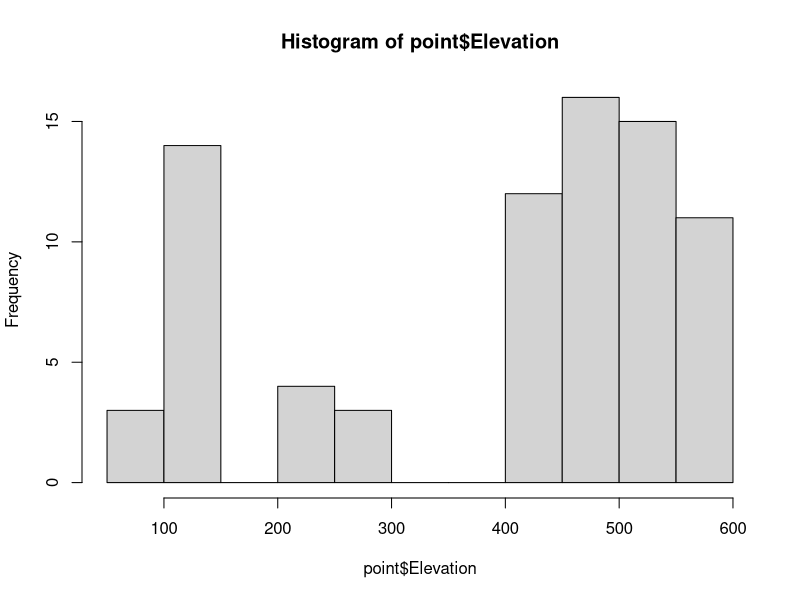
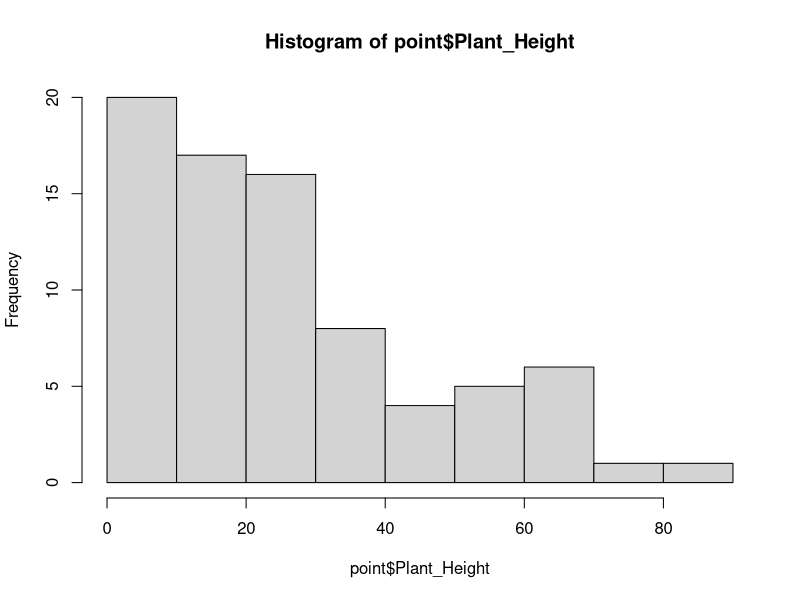
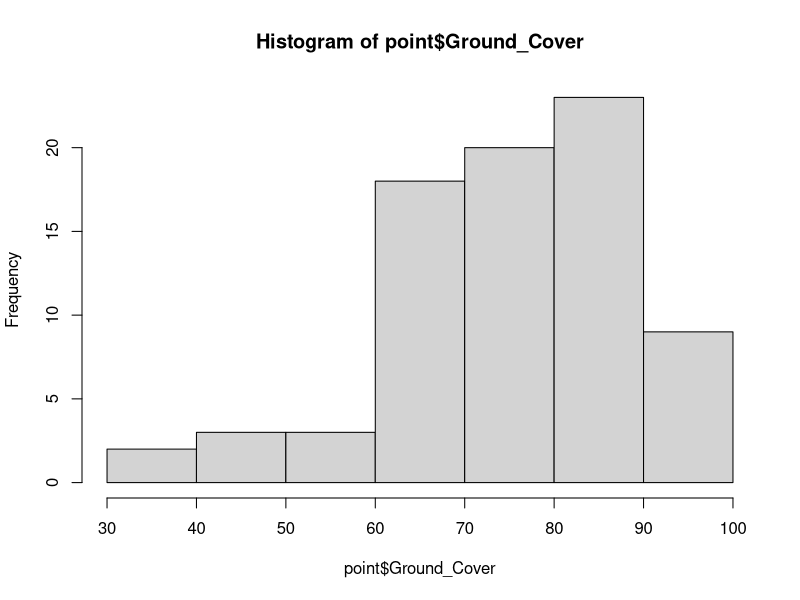
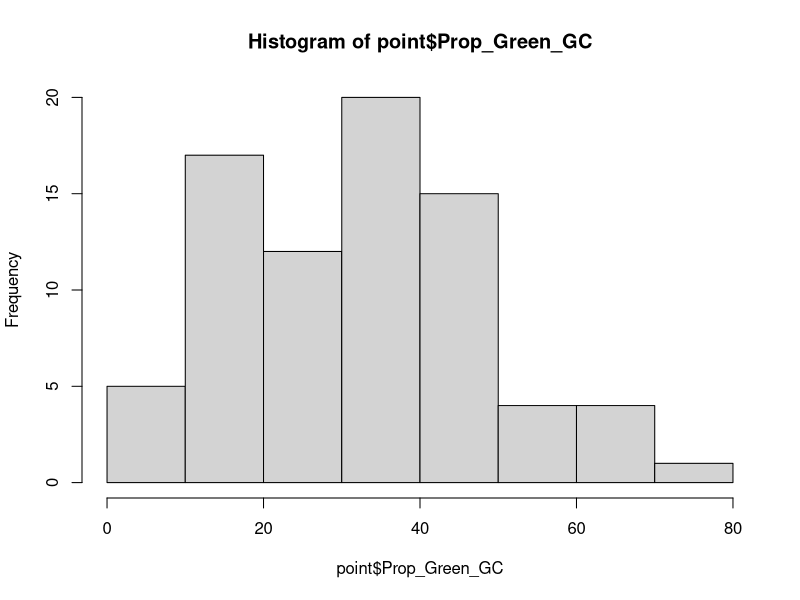
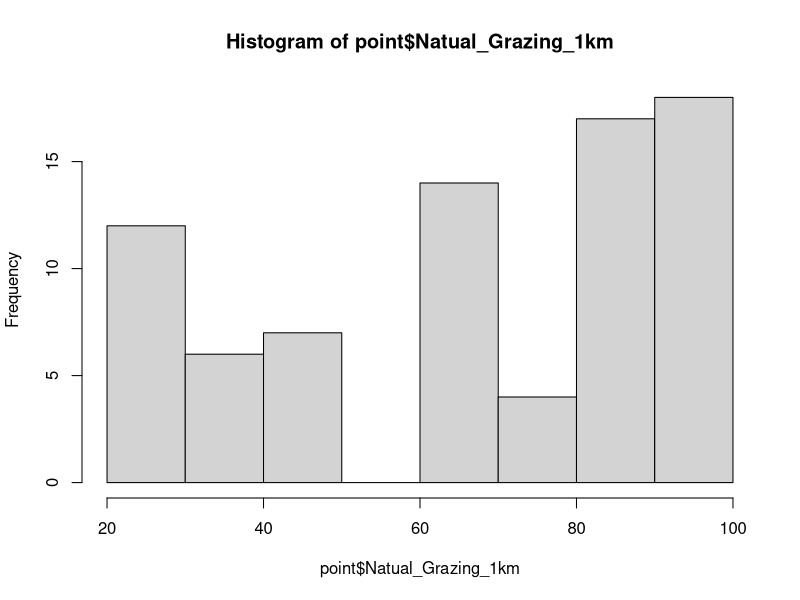
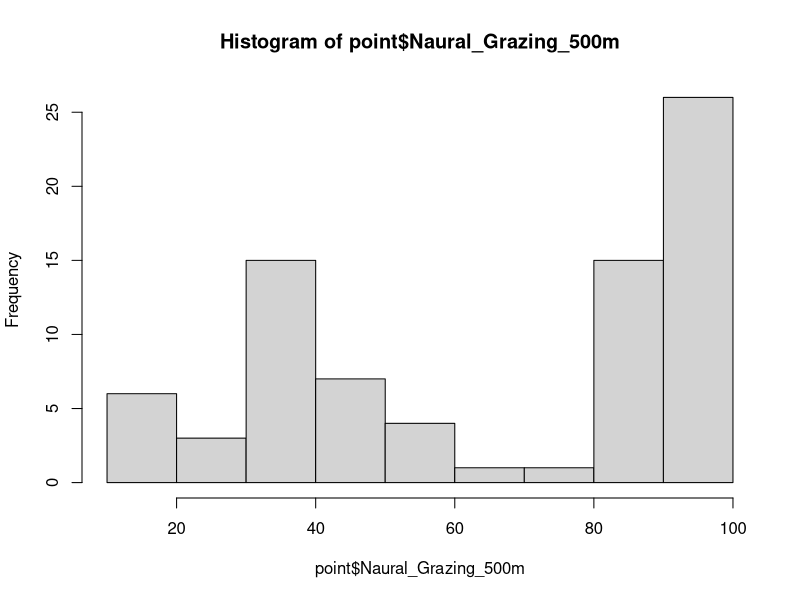
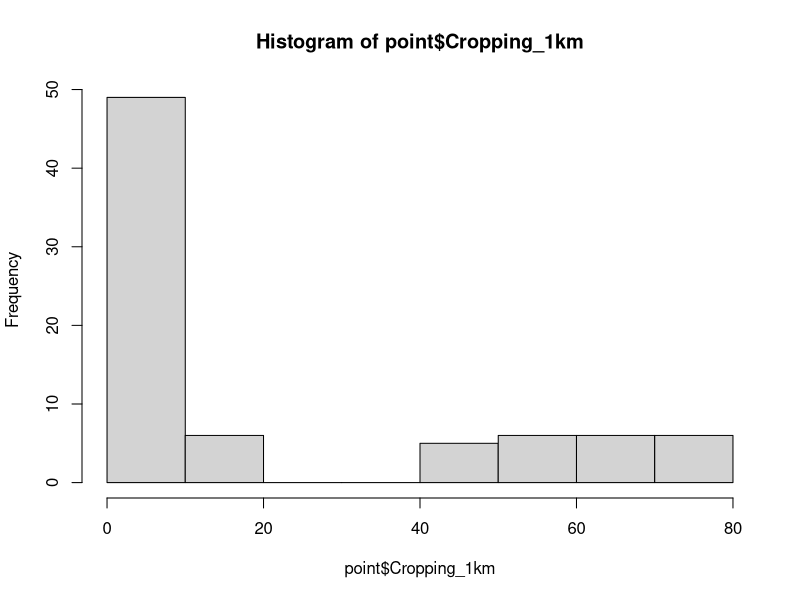
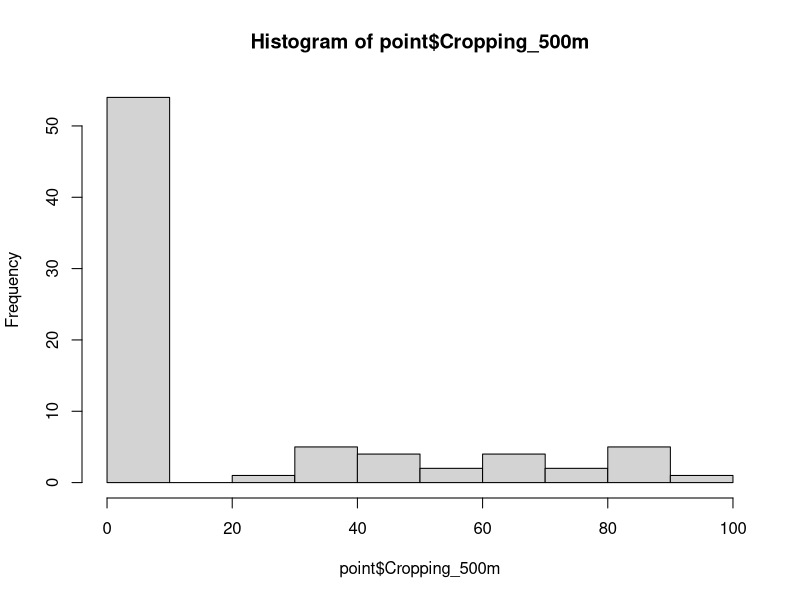

R code for these plots, in order:

options(scipen = 999) #prevents r from automatically displaying large numbers with scientific notation

#Author: Rhiannon Bird
#Written under version R 4.5.1

#This script contains the data prepping, exploration and manipulation before moving into actual analysis

library("dplyr")
library('vegan')
library("corrplot")
library("tidyr")
library("tibble")


#Data----
point <- read.csv("00. Data/Point.csv")
head(point);dim(point)

property <- read.csv("00. Data/Property.csv")
head(property);dim(property)

morpho <- read.csv("00. Data/Morpho.csv")
head(morpho);dim(morpho)

obs <- read.csv("00. Data/Obs.csv")
head(obs);dim(obs)

#Data cleaning----

##Remove unneeded columns----

summary(point)
head(point);dim(point)
point <- point[,-c(21:23)]
point <- point[,-which(names(point) =="ImageJ_Min")]
point <- point[,-which(names(point) =="ImageJ_Max")]
point <- point[,-which(names(point) =="ImageJ_Min.1")]
point <- point[,-which(names(point) =="ImageJ_Max.1")]
point <- point[-79,]
colnames(point) [3] <- "Elevation"


summary(property)
head(property);dim(property)
property <- property[,-c(12:16)]


summary(morpho)
head(morpho);dim(morpho)
morpho <- morpho[,-which(names(morpho) =="Duplicates")]
colnames(morpho) [13] <- "Hunting_Style"


summary(obs)
head(obs);dim(obs)
obs <- obs[,-which(names(obs) =="Notes")]


##Checking enviro variables----

head(point);dim(point)
hist(point$Elevation)
hist(point$Plant_Height)
hist(point$Ground_Cover)
hist(point$Prop_Green_GC)
hist(point$Natual_Grazing_1km)
hist(point$Naural_Grazing_500m)

hist(point$Cropping_1km)
table(point$Cropping_1km) #histogram makes it look like not much variation with lots of 0 but there are a lot of values here so I think there's still enough variation
hist(point$Cropping_500m)
table(point$Cropping_500m) #whereas this one is almost half 0's, we'll leave it if its correlated with 1km crops then we'll pick that one becuase it has more variation
hist(point$X500m.Simspson)
table(point$X500m.Simspson) #lots of variation

table(point$Weed_Estimate)
table(point$Dominant_Herb_Weed)
table(point$Dominat_Grass)
table(point$Grass_Status)
table(point$X500m.Dominant.Landscape.Class)


head(property)
table(property$Day_Sampled)
table(property$Land_Use)
table(property$If_Graze_Animal.)

colnames(property) [6] <- "Graze_Animal"


##Checking functional traits----

head(morpho);dim(morpho)

table(morpho$Order)
table(morpho$ID_Level)
table(morpho$Trophic)

table(morpho$Hunting_Style)
morpho$Hunting_Style[is.na(morpho$Hunting_Style)] <- "Non-Predator"

table(morpho$Size)
morpho$Size[is.na(morpho$Size)] <- "No_Size"

#Correlation----

head(point)
head(property)

cordata <- point

cordata <- merge(cordata,property, by = "Property")

head(cordata);dim(cordata)

cordata <- cordata %>% dplyr::select(Elevation, Plant_Height, Ground_Cover,Prop_Green_GC,Weed_Estimate,Grass_Status, Natual_Grazing_1km,Cropping_1km,Naural_Grazing_500m,Cropping_500m,X500m.Simspson,X500m.Dominant.Landscape.Class,Day_Sampled)

str(cordata)

cordata$Weed_Estimate <- as.factor(cordata$Weed_Estimate)
levels(cordata$Weed_Estimate) #already in the right order
cordata$Weed_Estimate <- as.numeric(cordata$Weed_Estimate)

cordata$X500m.Dominant.Landscape.Class <- as.factor(
  cordata$X500m.Dominant.Landscape.Class)
cordata$X500m.Dominant.Landscape.Class <- as.numeric(
  cordata$X500m.Dominant.Landscape.Class)

cordata$Grass_Status <- as.factor(cordata$Grass_Status)
cordata$Grass_Status <- as.numeric(cordata$Grass_Status)

str(cordata) #confirmed no character columns left

cor <- cor(cordata,method = "spearman")

colnames(cor) <- c("Elevation", "Height", "Ground Cover","Green Ground Cover","Weed Cover","Grass Status","Grazing 1km","Crops 1km","Grazing 500m","Crops 500m","Habitat Diversity","Habitat Structure", "Day Sampled")
rownames(cor) <- c("Elevation", "Height", "Ground Cover","Green Ground Cover","Weed Cover","Grass Status","Grazing 1km","Crops 1km","Grazing 500m","Crops 500m","Habitat Diversity","Habitat Structure", "Day Sampled")

dev.new(height=8,width=8,dpi=80,pointsize=14,noRStudioGD = T)
corrplot::corrplot(cor,method="color",  
                   type="upper",addCoef.col = 'black',number.cex = 0.6)

head(cor)

#removed due to correlation: grazing 500m, grazing 1km, and crops 1km

#Merging data bases----

head(point)
head(property)

variables <- point

variables <- merge(variables,property, by = "Property")

head(variables);dim(variables)

variables <- variables %>% dplyr::select(-Cropping_1km,-Naural_Grazing_500m,-Sample_Date,-Julian_date,-Land_Use,-Graze_Animal,-Land_for_Wildlife,-Chemical.,-Slash.,-Burning.,-Rain_Week_Before_mm,-Natual_Grazing_1km,-Cropping_1km,-Natual_Grazing_1km, -Dominant_Herb_Weed,-Dominat_Grass)
head(variables);dim(variables)

variables$Weed_Estimate <- as.factor(variables$Weed_Estimate)
levels(variables$Weed_Estimate)

head(obs)
#total observations = 1127

invert <- data.frame(Point = obs$Point,Morphospecies = obs$Morphospecies)
head(invert)

invert <- merge(invert,morpho,by = "Morphospecies")
head(invert);dim(invert)


#Prep for taxonomic Modelling----


TaxModel <- data.frame(Point = variables$Point)
head(TaxModel);dim(TaxModel)

##Species Richness----

richness <- aggregate(Morphospecies ~ Point, data = invert, FUN = function(x) length(unique(x)))
dim(richness) #only 1 point with 0 species 

TaxModel <- merge(TaxModel,richness,by = "Point",,all.x = T)
head(TaxModel);dim(TaxModel)

colnames(TaxModel)[2] <- "Species_Rich"
head(TaxModel);dim(TaxModel)

min(TaxModel$Species_Rich,na.rm=T)
max(TaxModel$Species_Rich,na.rm=T)

TaxModel$Species_Rich[is.na(TaxModel$Species_Rich)] <- 0

##Diversity (Inverse Simpson's diversity index)----

#diversity(table(x), index = "invsimpson")
#table (x) makes a table of species counts which is used to calculate diversity

diversity <- aggregate(Morphospecies ~ Point, data = invert, FUN = function(x) diversity(table(x), index = "invsimpson"))
dim(diversity)

TaxModel <- merge(TaxModel,diversity,by = "Point",all.x = T)
head(TaxModel);dim(TaxModel)
colnames(TaxModel)[3] <- "Diversity"
head(TaxModel);dim(TaxModel)

min(TaxModel$Diversity,na.rm=T)
max(TaxModel$Diversity,na.rm=T)

TaxModel$Diversity[is.na(TaxModel$Diversity)] <- 0



#add variables

TaxModel <- merge(TaxModel,variables,by = "Point",all.x = T)
head(TaxModel);dim(TaxModel)


#Setting up for RLQ Analysis----



#filter out morphospecies which are not at least ID'd to Order

length(which(is.na(invert$Order)))

invert_filtered <- invert[-which(is.na(invert$Order)), ]

head(invert_filtered);dim(invert_filtered) 
dim(invert);dim(invert_filtered)

##L Data (Site x Species)----

head(invert_filtered);dim(invert_filtered)


#Count occurrences of each morphospecies at each site
L_table <- invert_filtered %>%
  group_by(Point, Morphospecies) %>%
  summarise(abundance = n(), .groups = 'drop') %>%
  pivot_wider(names_from = Morphospecies, 
              values_from = abundance, 
              values_fill = 0)
head(L_table);dim(L_table)
L_table[1,1]

#Convert to data frame with points as row names
L_matrix <- L_table %>%
  column_to_rownames("Point") %>%
  as.data.frame()
head(L_matrix);dim(L_matrix)

##Q Data (Species x Trait)----

head(invert_filtered)

#Get unique morphospecies with traits
Q_table <- invert_filtered %>%
  select(Morphospecies, Order, Size, Hunting_Style, Trophic) %>%
  distinct()
head(Q_table);dim(Q_table)

Q_matrix <- Q_table %>%
  column_to_rownames("Morphospecies") %>%
  as.data.frame()
head(Q_matrix);dim(Q_matrix)


##R Data (Site x Environmental)----

head(point);dim(point)

R_table <- point %>%
  select(-Property,-Natual_Grazing_1km,-Cropping_1km,
         -Naural_Grazing_500m)
head(R_table);dim(R_table)

#to make the next part transform correctly
R_table <- as.data.frame(R_table)
rownames(R_table) <- NULL

R_matrix <- R_table %>%
  column_to_rownames("Point") %>%
  as.data.frame()
##Checking that it worked----

#first up is points

points_L <- rownames(L_matrix)
points_R <- rownames(R_matrix)

if (!all(points_L %in% points_R)) {
  warning("Some points in L table are not in R table")
  print(setdiff(points_L, points_R))
} #Needs fixing

if (!all(points_R %in% points_L)) {
  warning("Some points in R table are not in L table")
  print(setdiff(points_R, points_L))
} #Needs fixing

#RQL can't handle missing data so can't have sites with no species included in the analysis
common_sites <- intersect(points_L, points_R)
L_matrix <- L_matrix[common_sites, ]
R_matrix <- R_matrix[common_sites, ]

points_L.2 <- rownames(L_matrix)
points_R.2 <- rownames(R_matrix)

if (!all(points_R.2 %in% points_L.2)) {
  warning("Some points in R table are not in L table")
  print(setdiff(points_R.2, points_L.2))
} #fixed they match

#Now checking morphospecies 

species_L <- colnames(L_matrix)
species_Q <- rownames(Q_matrix)

if (!all(species_L %in% species_Q)) {
  warning("Some morphospecies in L table are not in Q table")
  print(setdiff(species_L, species_Q))
} #looks good

if (!all(species_Q %in% species_L)) {
  warning("Some morphospecies in Q table are not in L table")
  print(setdiff(species_Q, species_L))
} #looks good

#match Q order to L
Q_matrix <- Q_matrix[species_L, ]

##Fixing missing values----

any(is.na(L_matrix)) #No NA's
any(is.na(R_matrix)) #No NA's
any(is.na(Q_matrix)) #NA's

any(is.na(Q_matrix$Order)) #No NA's
any(is.na(Q_matrix$Size)) #No NA's
any(is.na(Q_matrix$Hunting_Style)) #No NA's
any(is.na(Q_matrix$Trophic)) #NA's

Q_matrix$Trophic[which(is.na(Q_matrix$Trophic))] <- "Unknown"
any(is.na(Q_matrix)) #No NA's


head(L_matrix[,1:10]);dim(L_matrix)
head(R_matrix[,1:10]);dim(R_matrix)
head(Q_matrix);dim(Q_matrix)

#Traits need to be factors

Q_matrix[] <- lapply(Q_matrix, as.factor)
str(Q_matrix)

levels(Q_matrix$Size) #not in the right order
Q_matrix$Size <- factor(Q_matrix$Size, 
                        levels = c("0-2.5mm", "2.5-5mm", 
                                   "5-10mm", ">10mm", "No_Size",
                                   "Unknown"),
                        ordered = FALSE)
levels(Q_matrix$Size)


#END----
